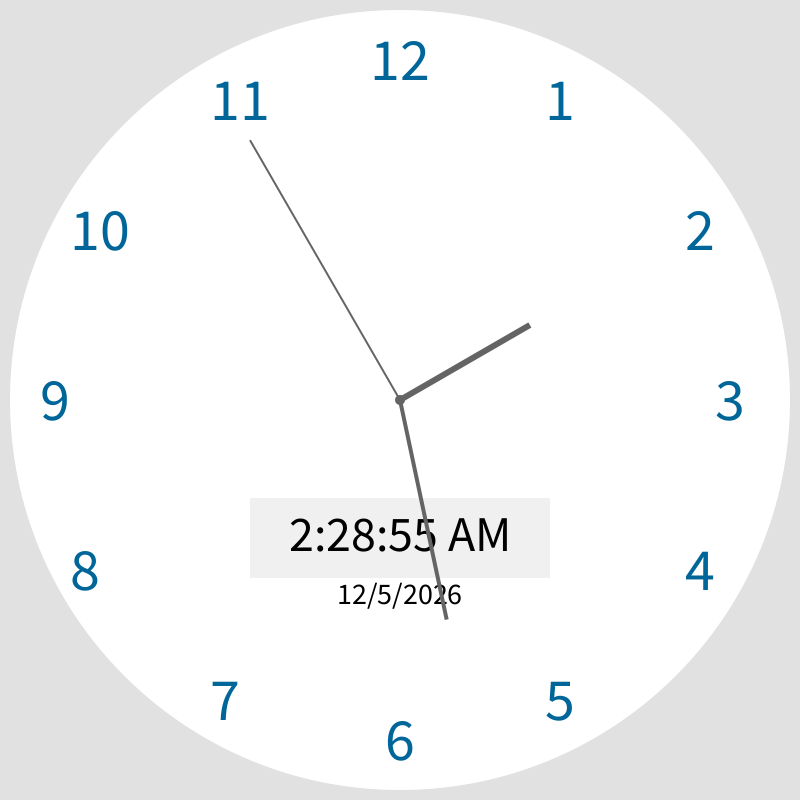
Frame 1 (no input)
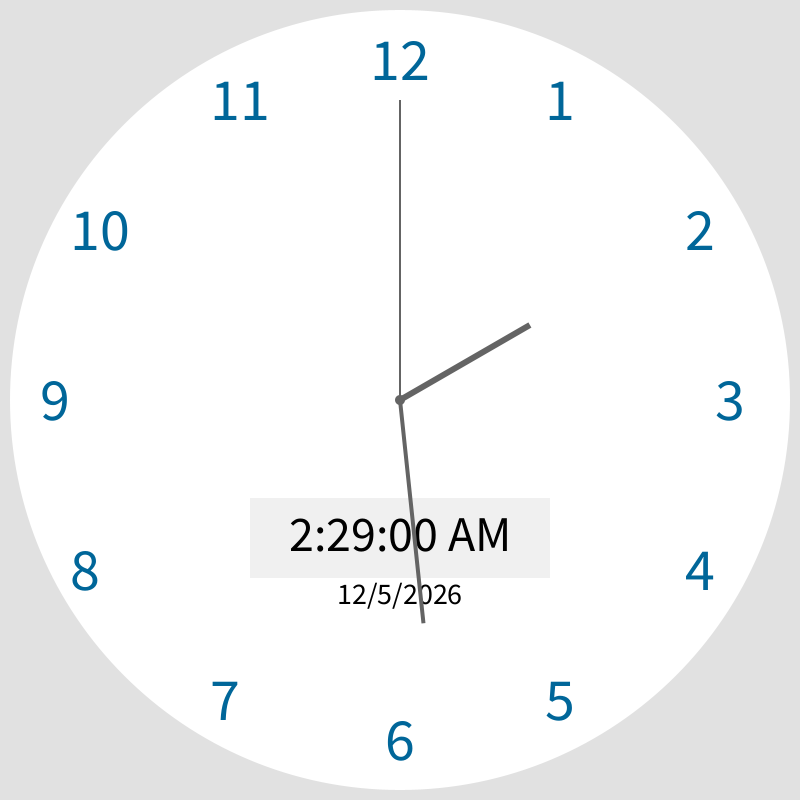
Frame 60 (the mouse pressed at the canvas centre just before this capture)
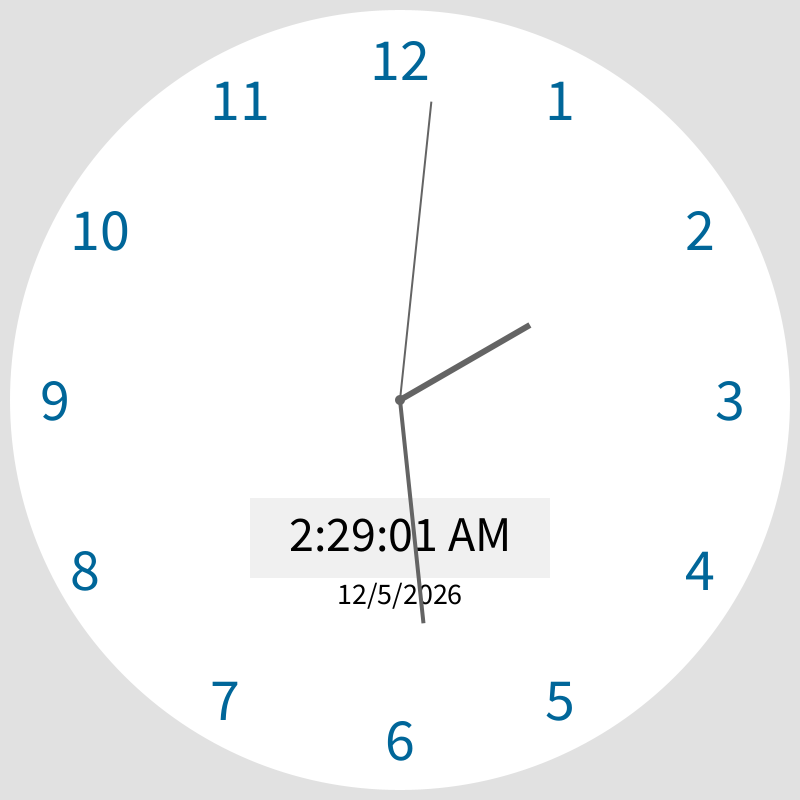
Frame 120 (the mouse held since frame 60 and released just before this capture)

The Processing sketch that drew these frames (run headless with seeded random() and noise(); from frame 60 on, the mouse is pressed at the canvas centre):

// Processing sketch: processing_169238
// ── processing_169238.pde

PVector pos;
float rot;
int sSize, mSize, hSize;

float sTimer, mTimer, hTimer;

String am_pm;
int year;
int month;
int day;
int hour;
int minute;
int second;
PVector dcPos;

void setup(){
 
 size(800, 800);
 smooth();
 noStroke(); 
 
 pos = new PVector(width/2, height/2);
 dcPos = new PVector(width/2, height*2/3);
 
 sSize = 300;
 mSize = 225;
 hSize = 150;
 
}

void draw() {
 background(225);
 year = year();
 month = month();
 day = day();
 hour = hour(); 
 minute = minute();
 second = second();
 
 drawBackground();
 rotatePointers();
 showDigitalClock();
 drawPointers();
 drawNumber();

}

void drawPointers(){
    
 fill(100);
 ellipse(width/2, height/2, 10,10); 
  
 //Hours pointer
 pushMatrix();
 translate(pos.x, pos.y);
 fill(100);
 rotate(radians(hTimer));
 rectMode(CENTER);
 rect(0, -hSize/2, 6, hSize); //50,50 IS THE ANCHOR!!!
 popMatrix();
 
  //Minutes pointer
 pushMatrix();
 translate(pos.x, pos.y);
 fill(100);
 rotate(radians(mTimer));
 rectMode(CENTER);
 rect(0, -mSize/2, 4, mSize); //50,50 IS THE ANCHOR!!!
 popMatrix();
 
 //Seconds pointer
 pushMatrix();
 translate(pos.x, pos.y);
 fill(100);
 rotate(radians(sTimer));
 rectMode(CENTER);
 rect(0, -sSize/2, 2, sSize); //50,50 IS THE ANCHOR!!!
 popMatrix();

  
}

void rotatePointers(){
   
 sTimer = map(second(), 0, 60, 0, 360);
 mTimer = map(minute(), 0, 60, 0, 360);
 hTimer = map(hour(), 0, 12, 0, 360);
  
}

void drawNumber() {
 pushMatrix();
 textSize(60);
 textAlign(CENTER);
 fill(0, 102, 153);
 text("12", width/2, 80);
 text("1", 560, 120);
 text("2", 700, 250);
 text("3", width - 70, height/2 + 20);
 text("4", 700, height - 210);
 text("5", 560, height - 80);
 text("6", width/2, height - 40);
 text("7", 225, height - 80);
 text("8", 85, height - 210);
 text("9", 55, height/2 + 20);
 text("10", 100, 250);
 text("11", 240, 120);
 popMatrix();
  
}

void showDigitalClock(){
 pushMatrix();
 fill(240);
 rectMode(CENTER);
 rect (dcPos.x, dcPos.y+5, 300, 80);
 popMatrix();
 
 am_pm = (hour > 11 ? "PM" : "AM");
 hour = hour % 12; 
 if(hour == 0) hour = 12;
 
 String y = String.valueOf(year);
 String m = String.valueOf(month);
 String d = String.valueOf(day);
 
 pushMatrix();
 fill (0);
 textSize(50);
 textAlign (CENTER, CENTER);
 
 if(second<10){
  text (hour + ":" + minute + ":0" + second + " " + am_pm, dcPos.x, dcPos.y);
 } else{
  text (hour + ":" + minute + ":" + second + " " + am_pm, dcPos.x, dcPos.y);
 }
 textSize(30);
 text (m + "/" + d + "/" + y, dcPos.x, dcPos.y+60);
 popMatrix();
  
}

void drawBackground(){
  fill(255);
  ellipse(width/2, height/2, 780, 780);
}
